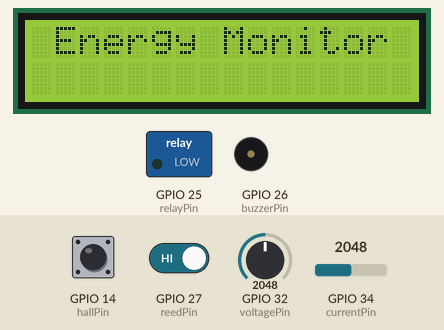
The sketch below on a simulated ESP32. Shown: 16×2 character LCD, switched loads named in the sketch (green lamp = pin HIGH), buzzer (waves = sounding, pin HIGH). Inputs (shaded band) come from the test bench; at power-on: GPIO 14 (hallPin) HIGH, GPIO 27 (reedPin) HIGH, GPIO 32 (voltagePin) = 2048, GPIO 34 (currentPin) = 2048. WiFi joins after 1.5 s; servers stay silent unless stated; the modem accepts every AT command (registered, SIM ready, sends succeed) and sends nothing else; what the sketch prints to the serial monitor is not drawn.

Above: at 0.1 s.
4.3 s: GPIO 14 (hallPin) pulled LOW for 0.15 s
At 11.1 s:
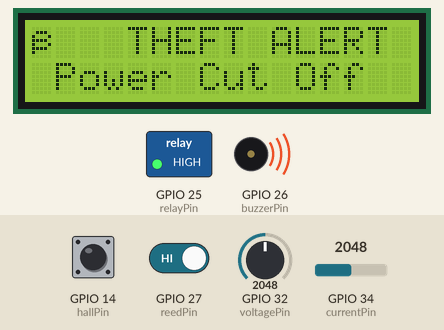
At 13.9 s:
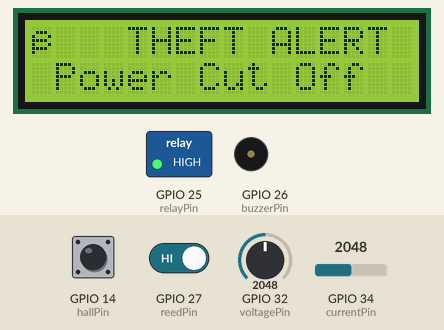
Timing chart, 0 to 14.3 s (numbered marks = the images above; inputs shaded):
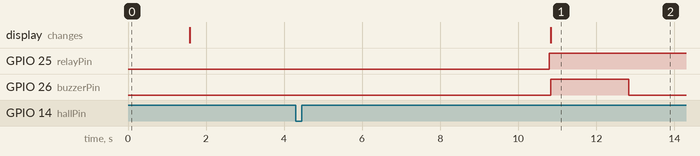

The sketch:

Smart_Enegry_meter.ino
```cpp
#include <LiquidCrystal_I2C.h>
#include <WiFi.h>
#include "ThingSpeak.h"

// ================= WiFi & ThingSpeak =================
const char* ssid = "YOUR_WIFI_SSID";
const char* password = "YOUR_WIFI_PASSWORD";
WiFiClient client;

unsigned long myChannelNumber = 3085222;
const char * myWriteAPIKey = "YOUR_THINGSPEAK_API_KEY";

// ================= ACS712 Current Sensor =================
const int currentPin = 34;
const int mVperAmp = 185;
const float VREF = 3.3;
const int ADC_RES = 4096;

// ================= ZMPT101B Voltage Sensor =================
#define voltagePin 32
float calibration_factor = 433.33;   // adjust using multimeter

// ================= LCD =================
LiquidCrystal_I2C lcd(0x27, 16, 2);

// ================= Relay & Buzzer =================
#define relayPin 25   // Relay module control pin
#define buzzerPin 26  // Buzzer pin
bool overload = false;

// ================= Theft Sensors =================
#define reedPin 27    // Reed switch
#define hallPin 14    // Hall effect sensor
bool theftDetected = false;

// ================= Timer =================
unsigned long lastUpdate = 0;
const unsigned long updateInterval = 20000; // 20 sec

// ================ Startup SMS control =================
unsigned long bootMillis = 0;
bool startupSMSsent = false;
const unsigned long startupDelay = 5000; // 5 seconds

void setup() {
  Serial.begin(115200);

  // LCD
  lcd.init();
  lcd.backlight();
  lcd.setCursor(0, 0);
  lcd.print(" Energy Monitor");
  delay(1500);
  lcd.clear();

  // Buzzer
  pinMode(buzzerPin, OUTPUT);
  digitalWrite(buzzerPin, LOW); // OFF initially

  // Relay
  pinMode(relayPin, OUTPUT);
  digitalWrite(relayPin, LOW); // Assume LOW = ON (depends on relay type)

  // Theft sensors
  pinMode(reedPin, INPUT_PULLUP);
  pinMode(hallPin, INPUT_PULLUP);

  // WiFi
  WiFi.mode(WIFI_STA);
  ThingSpeak.begin(client);

  Serial.print("Connecting to WiFi");
  WiFi.begin(ssid, password);
  while (WiFi.status() != WL_CONNECTED) {
    delay(500);
    Serial.print(".");
  }
  Serial.println(" Connected!");

  // GSM SIM800L/900A (connect TX->16, RX->17)
  Serial2.begin(9600, SERIAL_8N1, 16, 17);

  // record boot time for startup SMS
  bootMillis = millis();
}

void loop() {
  unsigned long currentMillis = millis();

  // ---- Theft Detection ----
  if (!theftDetected) {
    if (digitalRead(reedPin) == LOW || digitalRead(hallPin) == LOW) {
      theftDetected = true;
      sendSMS("⚠️ Theft Alert: Unauthorized access detected!");
      Serial.println("⚠️ Theft Alert sent!");

      // Cut power permanently
      digitalWrite(relayPin, HIGH);
      overload = true; // treat like fault for permanent cutoff

      // LCD message
      lcd.clear();
      lcd.setCursor(0, 0);
      lcd.print("⚠ THEFT ALERT ⚠");
      lcd.setCursor(0, 1);
      lcd.print(" Power Cut Off ");

      // Buzzer warning
      digitalWrite(buzzerPin, HIGH);
      delay(2000);
      digitalWrite(buzzerPin, LOW);
    }
  }

  // ---- Send one-time startup SMS after 5 seconds ----
  if (!startupSMSsent && (currentMillis - bootMillis >= startupDelay)) {
    // take 3 averaged measurements
    float startupCurrent = 0, startupVoltage = 0;
    for (int i = 0; i < 3; i++) {
      startupCurrent += readACCurrent();
      startupVoltage += readACVoltage();
    }
    startupCurrent /= 3.0;
    startupVoltage /= 3.0;
    float startupWattage = startupCurrent * startupVoltage;

    char buf[140];
    snprintf(buf, sizeof(buf),
             "Startup: I=%.2f A, V=%.2f V, P=%.1f W",
             startupCurrent, startupVoltage, startupWattage);

    sendSMS(String(buf));
    Serial.println("Startup SMS sent: " + String(buf));

    startupSMSsent = true;
  }

  // ---- Regular Energy Monitoring ----
  if (currentMillis - lastUpdate >= updateInterval && !theftDetected) {
    lastUpdate = currentMillis;

    float current = readACCurrent();
    float voltage = readACVoltage();
    float wattage = current * voltage;

    // Print Serial
    Serial.print("I = "); Serial.print(current, 2);
    Serial.print(" A   V = "); Serial.print(voltage, 2);
    Serial.print(" V   P = "); Serial.print(wattage, 2);
    Serial.println(" W");

    if (!overload) {
      // Normal display
      lcd.setCursor(0, 0);
      lcd.print("I:");
      lcd.print(current, 2);
      lcd.print("A ");
      lcd.setCursor(9, 0);
      lcd.print("V:");
      lcd.print(voltage, 0);

      lcd.setCursor(0, 1);
      lcd.print("P:");
      lcd.print(wattage, 1);
      lcd.print("W   ");
    } else {
      // Overload or theft display
      lcd.clear();
      lcd.setCursor(0, 0);
      lcd.print(" !! FAULT !!");
      lcd.setCursor(0, 1);
      lcd.print(" RESET REQUIRED");
    }

    // Relay Control - Permanent OFF
    if (wattage > 200 && !overload) {
      digitalWrite(relayPin, HIGH);   // Turn OFF relay
      overload = true;
      Serial.println("Overload detected! Relay permanently OFF until reset.");
      sendSMS("Alert: Load exceeded 200W. Power cut off permanently. Reset required.");

      // 🔔 Buzzer for 1 second (one-time)
      digitalWrite(buzzerPin, HIGH);
      delay(2000);
      digitalWrite(buzzerPin, LOW);
    }
    // Send to ThingSpeak
    ThingSpeak.setField(1, current);
    ThingSpeak.setField(2, voltage);
    ThingSpeak.setField(3, wattage);
    ThingSpeak.setField(4, overload ? 1 : 0); // overload/theft status
    ThingSpeak.setField(5, theftDetected ? 1 : 0);
    int x = ThingSpeak.writeFields(myChannelNumber, myWriteAPIKey);
    if (x == 200) Serial.println("ThingSpeak update successful!");
    else {
      Serial.print("ThingSpeak update failed, code: ");
      Serial.println(x);
    }
  }
}

// ================= Function: RMS Current =================
float readACCurrent() {
  const int samples = 1000;
  long sumOfSquares = 0;

  for (int i = 0; i < samples; i++) {
    int raw = analogRead(currentPin);
    float voltage = raw * (VREF / ADC_RES);
    float centered = voltage - (VREF / 2.0);
    float current = (centered * 1000.0) / mVperAmp;
    sumOfSquares += current * current;
  }

  float meanSquare = (float)sumOfSquares / samples;
  return sqrt(meanSquare);
}

// ================= Function: RMS Voltage =================
float readACVoltage() {
  long sumOfSquares = 0;
  const int samples = 1000;
  static float offset = VREF / 2.0;

  for (int i = 0; i < samples; i++) {
    int raw = analogRead(voltagePin);
    float voltage = raw * (VREF / ADC_RES);
    offset = (offset * 0.999) + (voltage * 0.001);
    float centered = voltage - offset;
    sumOfSquares += (centered * centered);
  }

  float meanSquare = (float)sumOfSquares / samples;
  float acRMS = sqrt(meanSquare);
  acRMS *= calibration_factor;
  return acRMS;
}

// ================= Function: Send SMS =================
void sendSMS(String message) {
  Serial.println("Sending SMS: " + message);

  Serial2.println("AT+CMGF=1");  // Text mode
  delay(500);
  Serial2.println("AT+CMGS=\"+91XXXXXXXXXX\""); // Replace with admin number
  delay(500);
  Serial2.print(message);
  delay(500);
  Serial2.write(26);  // Ctrl+Z
  delay(5000);        // wait for SMS to actually send
}
```

Measured:
- after the input at 4.3 s, GPIO 25 (relayPin): LOW → HIGH after 6.5 s; GPIO 26 (buzzerPin): LOW → HIGH after 6.5 s, → LOW 2.0 s later; the display: changes after 6.5 s (image 1)
